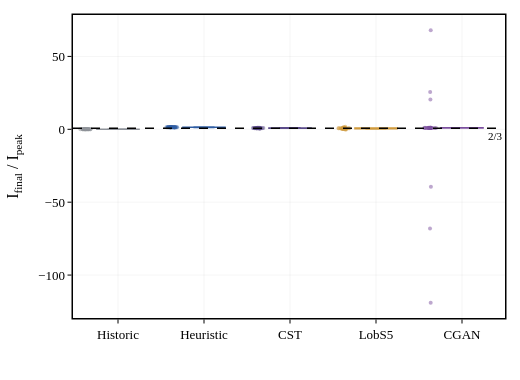

Notebook code for this chart:
### Code cell
# ── Table 2: Relaxation Ratio ──

rows = []
for label, r in R.items():
    rdf = r['relax_df']
    if rdf.empty:
        continue
    med   = rdf['ratio'].median()
    mean  = rdf['ratio'].mean()
    std   = rdf['ratio'].std()
    cv    = std / abs(mean) if abs(mean) > 1e-12 else np.nan
    rows.append({'Model': label,
                 'Median ratio': f"{med:.3f}",
                 'Mean \u00b1 std': f"{mean:.3f} \u00b1 {std:.3f}",
                 'CV': f"{cv:.3f}",
                 '\u0394 from 2/3': f"{abs(med - 2/3):.3f}"})
table2 = pd.DataFrame(rows)
print("\n\u2500\u2500 Table 2: Relaxation Ratio (I_final / I_peak) \u2500\u2500")
print("  Bouchaud theoretical: 2/3 \u2248 0.667")
print(table2.to_string(index=False))

# LaTeX
print("\n\u2500\u2500 LaTeX \u2500\u2500")
print("\\begin{tabular}{lcccr}")
print("\\toprule")
print("Model & Median & Mean $\\pm$ std & CV & $|\\Delta|$ from $\\frac{2}{3}$ \\\\")
print("\\midrule")
for _, r in table2.iterrows():
    print(f"{r['Model']} & {r['Median ratio']} & {r['Mean \u00b1 std']} & {r['CV']} & {r['\u0394 from 2/3']} \\\\")
print("\\bottomrule")
print("\\end{tabular}")

# ── Figure 5: Relaxation Ratio box plot (single column) ──
fig = go.Figure()
for label, r in R.items():
    rdf = r['relax_df']
    if rdf.empty:
        continue
    fig.add_trace(go.Box(
        y=rdf['ratio'], name=label,
        marker_color=SCENARIOS[label]['color'],
        line_color=SCENARIOS[label]['color'],
        boxpoints='all', jitter=0.3, pointpos=-1.5,
        marker=dict(size=4, opacity=0.5),
        line_width=1.5))

fig.add_hline(y=2/3, line_dash='dash', line_color='black', line_width=1.5,
              annotation_text='2/3', annotation_font_size=11,
              annotation_position='bottom right')

pub_layout(fig, width=SINGLE_W, height=380, legend_pos='none')
fig.update_xaxes(title_text='')
fig.update_yaxes(title_text='I<sub>final</sub> / I<sub>peak</sub>')
save_fig(fig, '5. Relaxation Ratio.png')
fig.show()

### Figure 1 — Plotly figure (JSON) as saved in the notebook; plotly's stock layout.template omitted (floating-point values rounded to 4 significant figures)
{"data": [{"boxpoints": "all", "jitter": 0.3, "line": {"color": "#8F939A", "width": 1.5}, "marker": {"color": "#8F939A", "opacity": 0.5, "size": 4}, "name": "Historic", "pointpos": -1.5, "type": "box", "y": [0.102, 0.107, 0.08441, 0.05253, 0.05901, 0.07782, 0.05555, 0.06661, 0.1331, 0.07397, 0.07185, 0.09701, 0.04061, 0.03914, 0.02029, 0.126, 0.1221, 0.128, 0.0311, 0.04317, 0.02846, 0.06462, 0.06628, 0.07265, 0.05876, 0.06166, 0.06619]}, {"boxpoints": "all", "jitter": 0.3, "line": {"color": "#2F5DA3", "width": 1.5}, "marker": {"color": "#2F5DA3", "opacity": 0.5, "size": 4}, "name": "Heuristic", "pointpos": -1.5, "type": "box", "y": [1.472, 1.44, 1.519, 1.489, 1.485, 1.51, 1.51, 1.517, 1.398, 1.399, 1.442, 1.379, 1.397, 1.409, 1.455, 1.442, 1.432, 1.361, 1.349, 1.341, 1.387, 1.39, 1.38, 1.357, 1.26, 1.269, 1.257]}, {"boxpoints": "all", "jitter": 0.3, "line": {"color": "#5B4B8A", "width": 1.5}, "marker": {"color": "#5B4B8A", "opacity": 0.5, "size": 4}, "name": "CST", "pointpos": -1.5, "type": "box", "y": [0.7055, 0.7975, 0.7609, 0.9115, 0.9301, 0.6415, 0.7571, 0.8113, 0.655, 0.8074, 0.8281, 0.783, 0.9975, 1.016, 1.069, 0.7674, 0.8027, 0.4555, 0.8786, 0.8933, 0.6576, 0.91, 0.8952, 0.8406, 0.866, 0.7956, 0.832]}, {"boxpoints": "all", "jitter": 0.3, "line": {"color": "#D09A3C", "width": 1.5}, "marker": {"color": "#D09A3C", "opacity": 0.5, "size": 4}, "name": "LobS5", "pointpos": -1.5, "type": "box", "y": [0.707, 0.7392, 0.3615, 0.1842, 0.1537, -0.273, 0.7737, 0.8805, 0.3272, 0.5795, 0.7923, 0.6134, 0.9728, 0.7064, 0.3113, 0.6973, 0.664, 0.2099, 0.6118, 0.9482, 1.732, 0.7555, 0.5854, 1.519, 0.8313, 0.8397, 0.7086]}, {"boxpoints": "all", "jitter": 0.3, "line": {"color": "#7B4F9E", "width": 1.5}, "marker": {"color": "#7B4F9E", "opacity": 0.5, "size": 4}, "name": "CGAN", "pointpos": -1.5, "type": "box", "y": [1.004, 0.971, 1.106, 0.9602, 0.9982, 1.055, 0.9355, 0.9147, 0.9561, 0.9764, 0.9622, 0.9751, -68.07, 0.9246, 1.052, 0.9691, 0.9798, 0.9925, 0.948, 0.9394, 0.9381, -39.35, 0.9197, -119.1, 25.61, 20.39, 68.02]}], "layout": {"annotations": [{"font": {"size": 11}, "showarrow": false, "text": "2/3", "x": 1, "xanchor": "right", "xref": "x domain", "y": 0.6667, "yanchor": "top", "yref": "y"}], "font": {"color": "black", "family": "Times New Roman, DejaVu Serif, serif", "size": 13}, "height": 380, "legend": {"bgcolor": "rgba(255,255,255,0.85)", "bordercolor": "black", "borderwidth": 1, "font": {"size": 11}, "visible": false}, "margin": {"b": 55, "l": 60, "r": 15, "t": 15}, "shapes": [{"line": {"color": "black", "dash": "dash", "width": 1.5}, "type": "line", "x0": 0, "x1": 1, "xref": "x domain", "y0": 0.6667, "y1": 0.6667, "yref": "y"}], "title": {}, "width": 520, "xaxis": {"gridcolor": "rgba(0,0,0,0.08)", "gridwidth": 0.5, "linecolor": "black", "linewidth": 1.5, "mirror": true, "showgrid": true, "showline": true, "tickcolor": "black", "ticklen": 4, "ticks": "outside", "tickwidth": 1, "title": {"text": ""}, "zeroline": false}, "yaxis": {"gridcolor": "rgba(0,0,0,0.08)", "gridwidth": 0.5, "linecolor": "black", "linewidth": 1.5, "mirror": true, "showgrid": true, "showline": true, "tickcolor": "black", "ticklen": 4, "ticks": "outside", "tickwidth": 1, "title": {"text": "I<sub>final</sub> / I<sub>peak</sub>"}, "zeroline": false}}}
